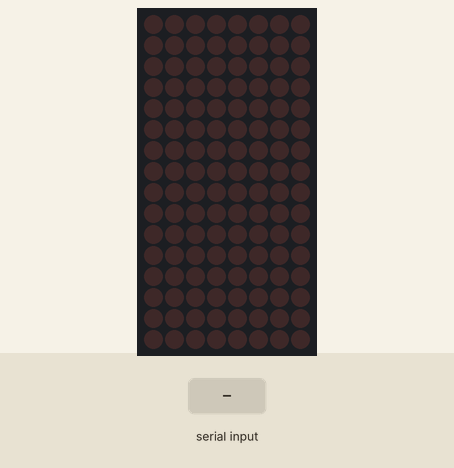
Simulated run of this sketch. Board: Arduino Uno, built with avr-gcc and run on an emulated ATmega328P. Parts: 16×8 LED matrix. The inputs (shaded band) are chosen by the test bench. What the sketch prints to the serial monitor is not drawn.

Above: at 1.2 s.
1.3 s: byte 30 received over Serial
At 1.6 s:
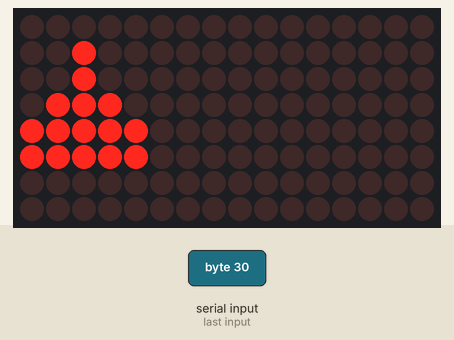
2.8 s: byte 90 received over Serial
At 4.0 s:
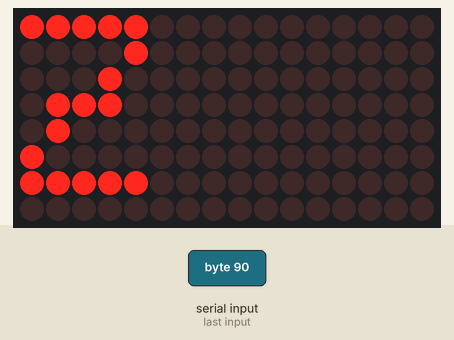
4.3 s: byte 120 received over Serial
At 5.1 s:
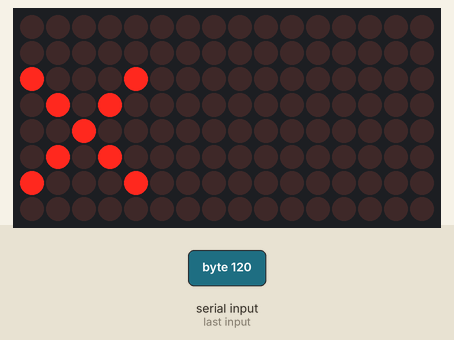
Timing chart, 0 to 7.3 s (numbered marks = the images above; inputs shaded):
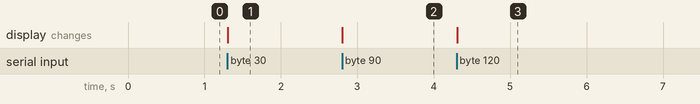

Measured:
- after the input at 1.3 s, the display: changes at once (image 1)
- after the input at 2.8 s, the display: changes at once (image 2)
- after the input at 4.3 s, the display: changes at once (image 3)

The sketch:

terminal.ino
```cpp
#include <SoftwareSerial.h>

#include <Wire.h>

#include <Adafruit_GFX.h>
#include <Adafruit_LEDBackpack.h>

Adafruit_8x16matrix matrix = Adafruit_8x16matrix();

void setup() {
  // pass in the address
  matrix.begin(0x70);
  matrix.setRotation(1);
  Serial.begin(9600);
  Serial.println("Type something!");
}


void loop() {
  if(Serial.available()) {
    char input = Serial.read();
    matrix.clear();
    matrix.setTextColor(LED_ON);
    matrix.setCursor(0,0);
    matrix.print(input);
    matrix.writeDisplay();
  }
}
```
